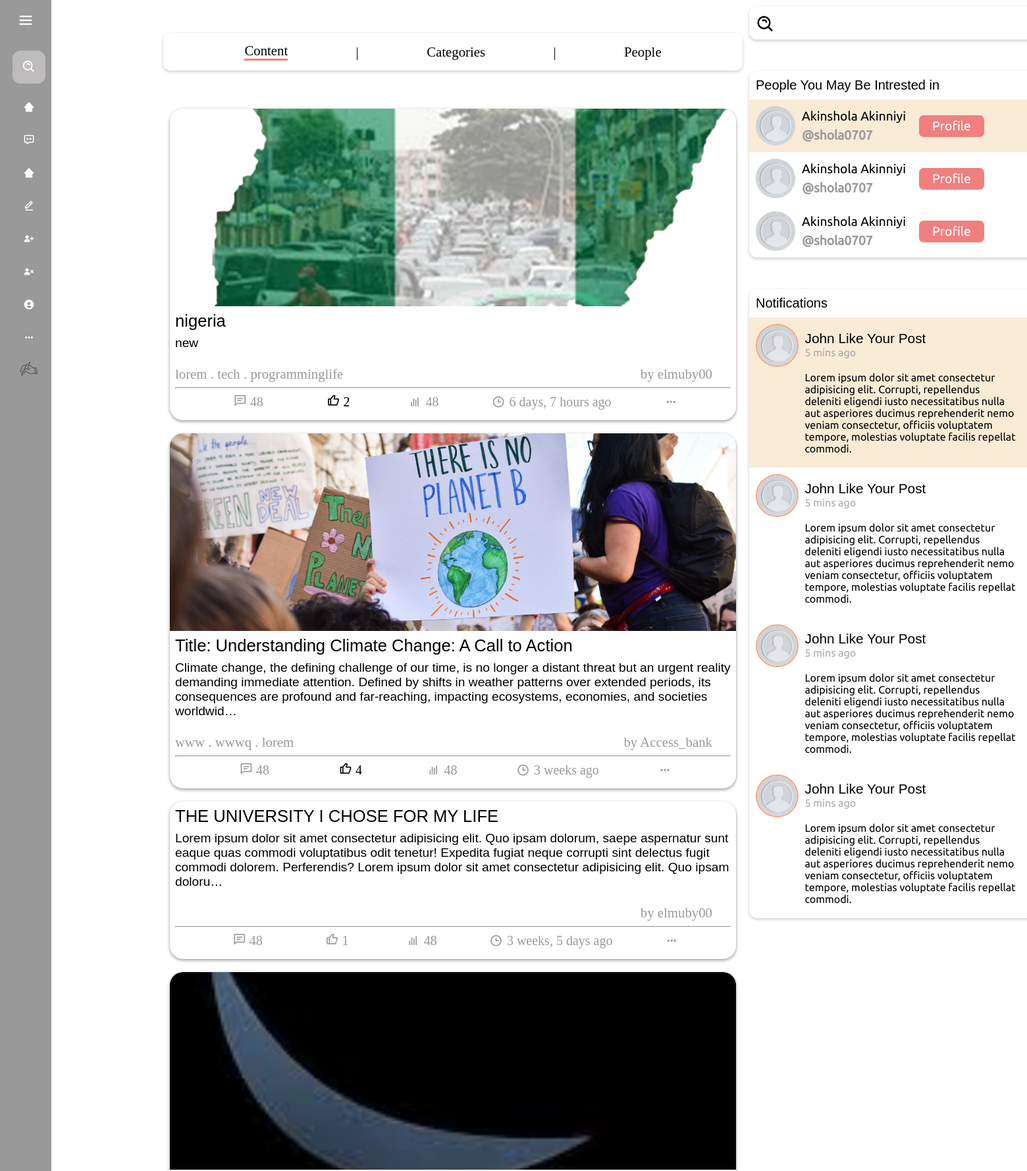
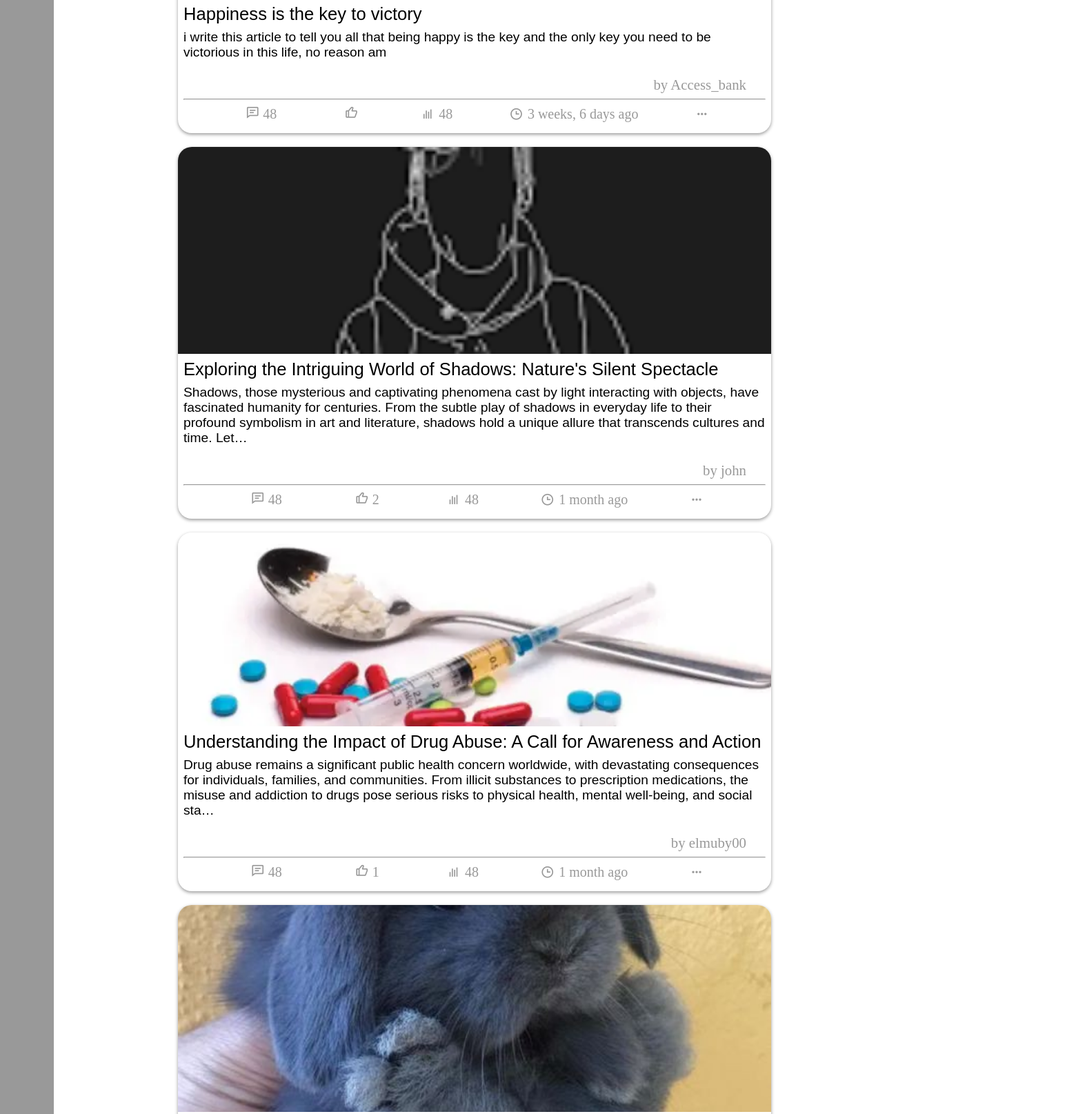
The app's page /search?q=&type=post (signed in, upper part) with its own data (2 pictures, top to bottom).
### blog/models.py (models this page shows, shortened)
class Post(models.Model):
    id = models.UUIDField(primary_key = True, default = uuid.uuid4)
    user = models.ForeignKey(Profile, on_delete= models.SET_NULL, null= True)
    image = models.ImageField(upload_to='post_images', default=None, null=True, blank=True)
    topic = models.CharField(max_length=100, null = True, blank=True)
    caption = models.TextField()
    category = models.ManyToManyField(category, related_name='cats', blank=True)
    created = models.DateTimeField(default = datetime.now)
    likes = models.ManyToManyField(Profile, related_name='likes', blank=True)

class category(models.Model):
    category = models.CharField(max_length=200)

class Profile(models.Model):
    user = models.OneToOneField(User, on_delete=models.CASCADE)
    bio = models.TextField(null=True, blank=True)
    dob = models.DateField(null=True, blank=True)
    profile_img =  models.ImageField( upload_to='profile_images', default='default.jpg')
    location = models.CharField(null=True, blank=True, max_length=100)
    website = models.CharField(null=True, blank=True,max_length=100)
    def __str__(self):
        return self.user.username

### blog/views.py (the view)
# urls.py: path("search", views.search, name="search-page")
def search(request):
    q = request.GET.get("q")
    type = request.GET.get("type")
    d_user = User.objects.get(username=request.user)
    c_user_profile = Profile.objects.get(user=d_user)
    post = None
    people = None
    if type == "post":
            post = Post.objects.filter(
                Q(caption__icontains=q) | Q(topic__icontains=q)
            )
    elif type == "category":
            post = Post.objects.filter(
                category__category__icontains=q
            )
    elif type == "people":
            people = Profile.objects.filter(
                Q(user__username__icontains=q) | Q(user__first_name__icontains=q)
            )
    else:
            pass
    context = {
        "post": post,
        "c_user_profile": c_user_profile,
        "searchterm":q,
        "people": people,
        "type": type,  # Pass type to template for UI handling
    }
    return render(request, 'SearchPage.html', context)

### templates/Searchpage.html (shortened to what this page needs)
<!DOCTYPE html>
<html lang="en">
  <head>
  </head>
  <body>
    <div style="display: flex">
      <div>{% include 'navbar.html' %}</div>
      <div style="margin-left: 248px">
        <div style="display: flex; flex-direction: column; gap: 3rem">
          <div style="display: flex; align-items: center; justify-content: space-evenly; font-size: 1.3rem; margin-top: 50px; box-shadow: 0 2px 5px 0 rgba(0, 0, 0, .2); padding: 15px 20px; border-radius: 10px; ">
            <a
              style="font-family: barlow; text-decoration: none; color: black; border-bottom: 3px solid lightcoral ;"
              href="/search?q={{ request.GET.q }}&type=post"
              >Content</a
            >
            <span>|</span>
            <a
            style="font-family: barlow; text-decoration: none; color: black;"
            href="/search?q={{ request.GET.q }}&type=category"
            >Categories</a
            >
            <span>|</span>
            <a
            style="font-family: barlow; text-decoration: none; color: black;"
            href="/search?q={{ request.GET.q }}&type=people"
            >People</a
            >
          </div>
          <div class="content-showing">
            {% if type == "post" %}
            <div class="categories">{% include 'post_listing.html' %}</div>
            {% elif type == "category" %}
            <div class="categories">
              {% include 'post_listing.html' %} loremmm
            </div>
            {% elif type == "people" %} lorem dolor {% endif %}
          </div>
        </div>
      </div>
      <div>{% include 'sidebar.html' %}</div>
    </div>
  </body>
</html>

### templates/post_listing.html (shortened to what this page needs)
{% load static %}
<link
  href="https://unpkg.com/boxicons@2.1.4/css/boxicons.min.css"
  rel="stylesheet"
/>
<link rel="stylesheet" href="{% static 'css/post_listing.css' %}" />
<body>
  {% for dposts in post reversed %}
  <div style="padding: 10px; width: 55rem;">
    <div class="user_post">
      <a style="text-decoration: none; color: #000" href="{% url 'post_details' dposts.id %}">
        <div class="post_img_div">
          {% if dposts.image %}
          <img src="{{ dposts.image.url }}" class="post_img" />
          {% endif %}
        </div>
        <div class="post_heading">{{ dposts.topic }}</div>
        <div class="post_body">{{ dposts.caption|truncatechars:300 }}</div>
      </a>
      <div class="post_info">
        <div class="post_about">
          <div class="post_about_links">
            {% for cat in dposts.category.all %}
            <a href="#">{{ cat.category }}</a>
            {% if not forloop.last %} . {% endif %} {% endfor %}
          </div>
          <a href="/profile/{{ dposts.user}}" class="post_owner"
            >by {{ dposts.user }}</a
          >
        </div>
        <hr />
        <div class="actions">
          <div class="action_btns comment">
            <a href="/post_details#comment">
              <i class="bx bx-comment-detail"></i>
              <span>48</span>
            </a>
          </div>
          {% if c_user_profile in dposts.likes.all %}
          <div class="action_btns like liked">
            <a href="/like_post?post_id={{dposts.id}}">
              <i class="bx bx-like"></i>
              {% if dposts.likes.count == 0 %}
              <span></span>
              {% else %}
              <span>{{dposts.likes.count}}</span>
              {% endif %}
            </a>
          </div>
          {% else %}
          <div class="action_btns like">
            <a href="/like_post?post_id={{dposts.id}}">
              <i class="bx bx-like"></i>
              {% if dposts.likes.count == 0 %}
              <span></span>
              {% else %}
              <span>{{dposts.likes.count}}</span>
              {% endif %}
            </a>
          </div>
          {% endif %}
          <div class="action_btns views">
            <i class="bx bx-bar-chart"></i>
            <span>48</span>
          </div>
          <div class="action_btns views">
            <i class="bx bx-time"></i>
            <span>{{dposts.created | timesince }} ago</span>
          </div>
          <div>
            <i class="bx bx-dots-horizontal-rounded"></i>
          </div>
        </div>
      </div>
    </div>
  </div>
  {% endfor %}
</body>

### static/css/navbar.css (style rules this page uses)
* { margin: 0; padding: 0; box-sizing: border-box; }
body { position: relative; min-height: 100vh; width: 100%; }

### static/css/post_listing.css (style rules this page uses)
.user_post { background-color: white; border-radius: 20px; box-shadow: 0 2px 5px 0 rgba(0, 0, 0, 0.4); overflow: hidden; }
.post_img_div { overflow: hidden; padding: 0; }
.post_img_div > img { display: block; width: 100%; max-height: 300px; object-fit: cover; object-position: center; transition: 900ms ease; }
.post_heading { padding: 0.5rem; padding-bottom: 0; font-size: 1.6rem; font-family: sans-serif; }
.post_body { font-family: sans-serif; font-size: 1.2rem; padding: 0.5rem; }
.post_info, .post_info a { color: #999; padding: 0.5rem; }
.post_about { display: flex; padding: 0 20px 0 0px; align-items: center; justify-content: space-between; font-size: 1.3rem; font-family: barlow; }
.post_about_links a { padding: 0; text-decoration: none; transition: .5s ease; }
.actions { display: flex; align-items: center; justify-content: space-evenly; font-size: 20px; }
.actions div { display: flex; align-items: center; justify-content: center; font-family: barlow; gap: 0.4rem; }
.actions div a { text-decoration: none; }
.post_owner { padding: 0; text-decoration: none; transition: 0.3s ease; }
.like.liked a i { color: black; }
.like.liked a span { color: black; }

### static/css/sidebar.css (style rules this page uses)
* { padding: 0; margin: 0; }

### records on screen
Post: image (picture), topic "nigeria", caption "new", user "elmuby00", likes.count "2", created "6 days, 7 hours"
category: category "lorem"
category: category "tech"
category: category "programminglife"
Post: image (picture), topic "Title: Understanding Climate Change: A Call to Action", caption "Climate change, the defining challenge of our time, is no longer a distant threat but an urgent reality demanding immediate attention. Defined by shifts in weather patterns over extended periods, its consequences are profound and far-reaching, impacting ecosystems, economies, and societies worldwid…", user "Access_bank", likes.count "4", created "3 weeks"
category: category "www"
category: category "wwwq"
Post: topic "THE UNIVERSITY I CHOSE FOR MY LIFE", caption "Lorem ipsum dolor sit amet consectetur adipisicing elit. Quo ipsam dolorum, saepe aspernatur sunt eaque quas commodi voluptatibus odit tenetur! Expedita fugiat neque corrupti sint delectus fugit commodi dolorem. Perferendis? Lorem ipsum dolor sit amet consectetur adipisicing elit. Quo ipsam doloru…", user "elmuby00", likes.count "1", created "3 weeks, 5 days"
Post: image (picture), topic "Happiness is the key to victory", caption "i write this article to tell you all that being happy is the key and the only key you need to be victorious in this life, no reason am", user "Access_bank", created "3 weeks, 6 days"
Post: image (picture), topic "Exploring the Intriguing World of Shadows: Nature's Silent Spectacle", caption "Shadows, those mysterious and captivating phenomena cast by light interacting with objects, have fascinated humanity for centuries. From the subtle play of shadows in everyday life to their profound symbolism in art and literature, shadows hold a unique allure that transcends cultures and time. Let…", user "john", likes.count "2", created "1 month"
Post: image (picture), topic "Understanding the Impact of Drug Abuse: A Call for Awareness and Action", caption "Drug abuse remains a significant public health concern worldwide, with devastating consequences for individuals, families, and communities. From illicit substances to prescription medications, the misuse and addiction to drugs pose serious risks to physical health, mental well-being, and social sta…", user "elmuby00", likes.count "1", created "1 month"
Post: image (picture)
